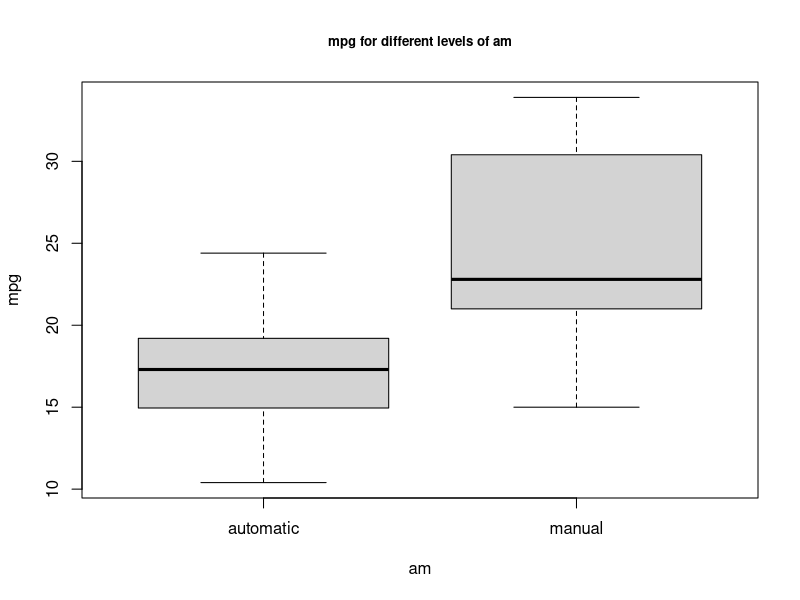
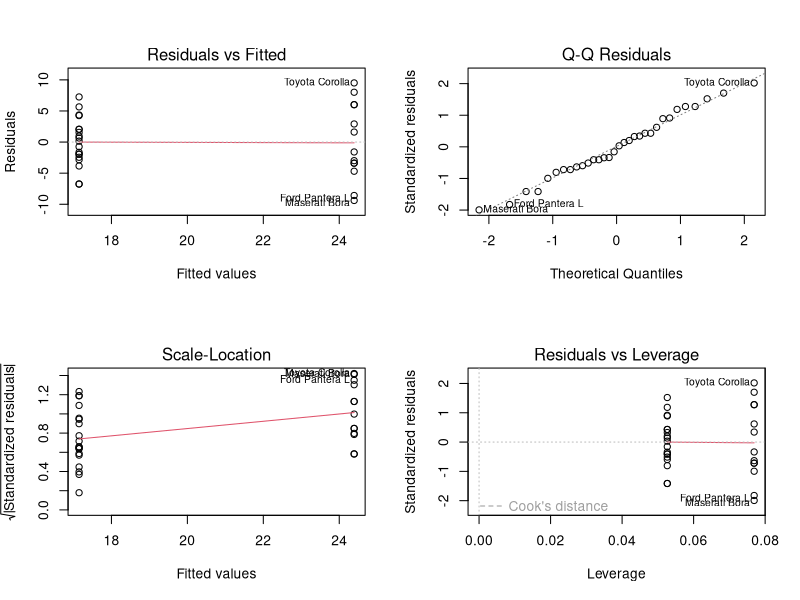
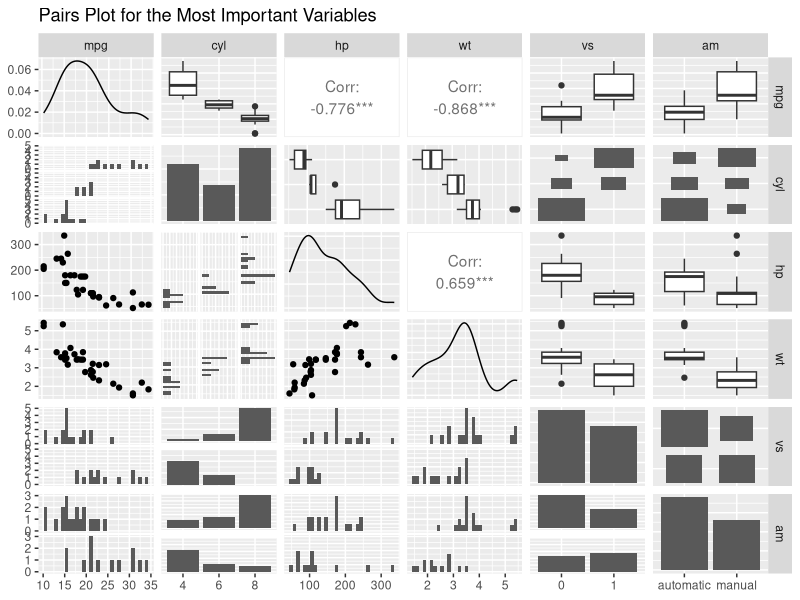
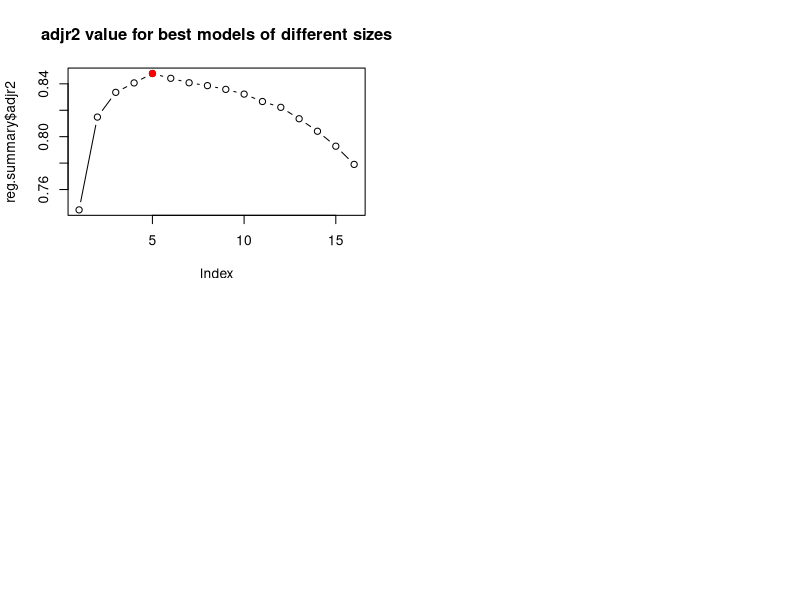
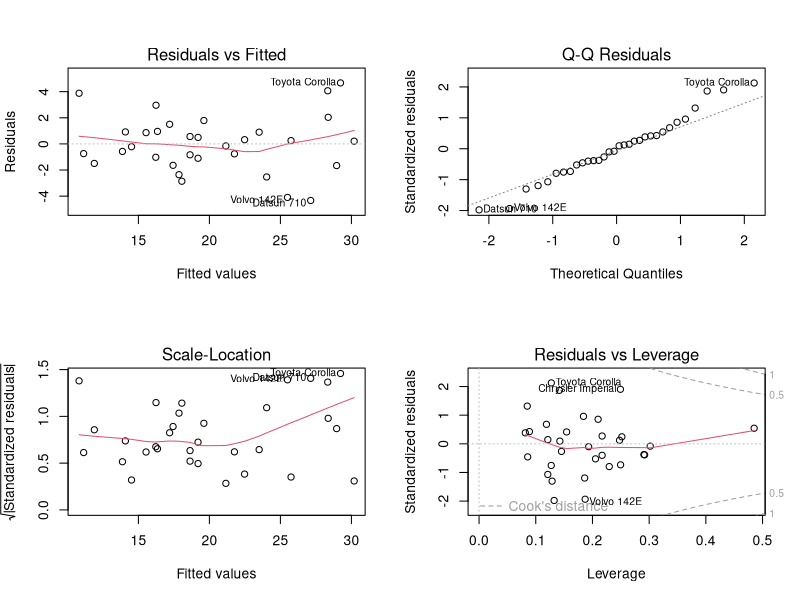

These figures' R source, in order:
## ---- chunk 1
data(mtcars)
mtcars$cyl <- as.factor(mtcars$cyl)
mtcars$vs <- as.factor(mtcars$vs)
mtcars$am <- as.factor(mtcars$am)
levels(mtcars$am) <- c("automatic", "manual")
mtcars$gear <- as.factor(mtcars$gear)
mtcars$carb <- as.factor(mtcars$carb)
fit.lm1 <- lm(mpg ~ am, data = mtcars)
fit.lm2 <- lm(mpg ~ I(cyl == 6) + hp + wt + vs + am, data = mtcars)
## ---- chunk 2
plot(mpg ~ am, data = mtcars, main = "mpg for different levels of am", cex.main = .8)
## ---- chunk 3
par(mfrow = c(2, 2))
plot(fit.lm1)
## ---- chunk 4
library(GGally)
ggpairs(mtcars, columns = c(1, 2, 4, 6, 8, 9), 
        title = "Pairs Plot for the Most Important Variables")
## ---- chunk 5
library(leaps)
regfit.full <- regsubsets(mpg ~ ., data = mtcars, nvmax = 16)
reg.summary <- summary(regfit.full)
maxAdjR2 <- which.max(reg.summary$adjr2)
#coef(regfit.full, maxAdjR2)
plot(reg.summary$adjr2, type = "b", main = "adjr2 value for best models of different sizes")
points(maxAdjR2, reg.summary$adjr2[maxAdjR2], col = "red", pch = 19)
## ---- chunk 6
par(mfrow = c(2, 2))
plot(fit.lm2)
